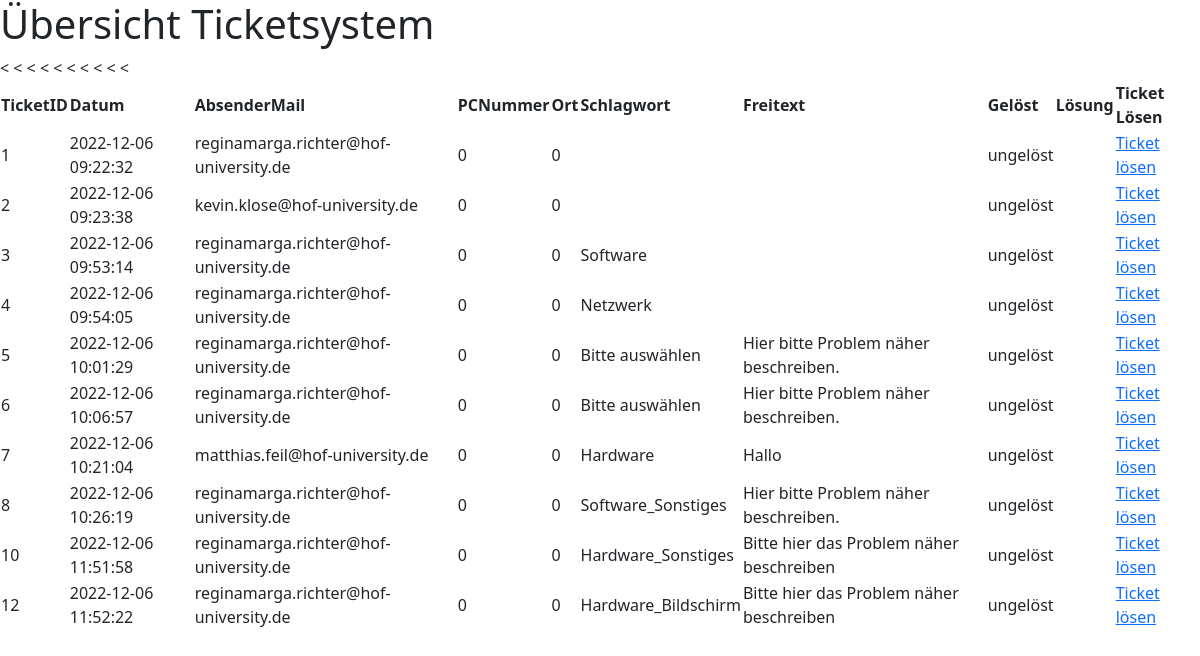
Page /ticketsystem.php on the committed database.
### tables this page shows
CREATE TABLE `ticketsystem` (
  `TicketID` int(11) NOT NULL,
  `Datum` datetime NOT NULL,
  `AbsenderMail` varchar(255) NOT NULL,
  `PCNummer` int(11) NOT NULL,
  `Ort` int(11) NOT NULL,
  `Schlagwort` varchar(30) NOT NULL,
  `Freitext` mediumtext NOT NULL,
  `Gelöst` tinyint(1) NOT NULL,
  `Lösung` text DEFAULT NULL
);

### ticketsystem.php (the view, shortened to what this page needs)
<!DOCTYPE html> <?php
 ?> <html lang="de">
 <head>
  <link href="https://cdn.jsdelivr.net/npm/bootstrap@5.2.2/dist/css/bootstrap.min.css" rel="stylesheet">
 </head>
 <body> <?php
           include('include/config.php');
           $sql = "select * from ticketsystem";
           if ($erg = $conn->query($sql)) {
              while ($datensatz = $erg->fetch_object()) {
                $daten[] = $datensatz;
            }
          }
      ?> <div data-role="main" class="ui-content">
   <h1>Übersicht Ticketsystem</h1>
   <table id="meineTabelle" data-role="table" class="ui-responsive" data-mode="columntoggle" data-column-btn-text="Spalten">
    <thead>
     <tr>
      <th data-priority="4">TicketID</th>
      <th data-priority="1">Datum</th>
      <th data-priority="2">AbsenderMail</th>
      <th data-priority="3">PCNummer</th>
      <th data-priority="3">Ort</th>
      <th data-priority="3">Schlagwort</th>
      <th data-priority="3">Freitext</th>
      <th data-priority="3">Gelöst</th>
      <th data-priority="3">Lösung</th>
      <th data-priority="3">Ticket Lösen</th>
     </tr>
    </thead>
    <tbody> <?php
    foreach ($daten as $inhalt) {
    ?> <tr>
      <td> <?php
                echo $inhalt->TicketID;
                ?> </td>
      <td> <?php
                echo $inhalt->Datum;
                ?> </td>
      <td> <?php
                echo $inhalt->AbsenderMail;
                ?> </td>
      <td> <?php
                echo $inhalt->PCNummer;
                ?> </td>
      <td> <?php
                echo $inhalt->Ort;
                ?> </td>
      <td> <?php
                echo $inhalt->Schlagwort;
                ?> </td>
      <td> <?php
                echo $inhalt->Freitext;
                ?> </td>
      <td> <?php
                $status=$inhalt->Gelöst;
                if($status==1) echo "gelöst";
                else echo "ungelöst";
                ?> </td>
      <td> <?php
                ?> </td>
      <td>
        <a href="ticket.php?TicketID=<?=$inhalt->TicketID?>">Ticket lösen</a>
      </td>
     </tr> <  <?php
       }
       ?>
         </tbody>
       </table>
 </body>
</html>

### rows in the picture
ticketsystem: TicketID "1", Datum "2022-12-06 09:22:32", AbsenderMail "reginamarga.richter@hof-university.de", PCNummer "0", Ort "0", Gelöst "ungelöst"
ticketsystem: TicketID "2", Datum "2022-12-06 09:23:38", AbsenderMail "kevin.klose@hof-university.de", PCNummer "0", Ort "0", Gelöst "ungelöst"
ticketsystem: TicketID "3", Datum "2022-12-06 09:53:14", AbsenderMail "reginamarga.richter@hof-university.de", PCNummer "0", Ort "0", Schlagwort "Software", Gelöst "ungelöst"
ticketsystem: TicketID "4", Datum "2022-12-06 09:54:05", AbsenderMail "reginamarga.richter@hof-university.de", PCNummer "0", Ort "0", Schlagwort "Netzwerk", Gelöst "ungelöst"
ticketsystem: TicketID "5", Datum "2022-12-06 10:01:29", AbsenderMail "reginamarga.richter@hof-university.de", PCNummer "0", Ort "0", Schlagwort "Bitte auswählen", Freitext "Hier bitte Problem näher beschreiben.", Gelöst "ungelöst"
ticketsystem: TicketID "6", Datum "2022-12-06 10:06:57", AbsenderMail "reginamarga.richter@hof-university.de", PCNummer "0", Ort "0", Schlagwort "Bitte auswählen", Freitext "Hier bitte Problem näher beschreiben.", Gelöst "ungelöst"
ticketsystem: TicketID "7", Datum "2022-12-06 10:21:04", AbsenderMail "matthias.feil@hof-university.de", PCNummer "0", Ort "0", Schlagwort "Hardware", Freitext "Hallo", Gelöst "ungelöst"
ticketsystem: TicketID "8", Datum "2022-12-06 10:26:19", AbsenderMail "reginamarga.richter@hof-university.de", PCNummer "0", Ort "0", Schlagwort "Software_Sonstiges", Freitext "Hier bitte Problem näher beschreiben.", Gelöst "ungelöst"
ticketsystem: TicketID "10", Datum "2022-12-06 11:51:58", AbsenderMail "reginamarga.richter@hof-university.de", PCNummer "0", Ort "0", Schlagwort "Hardware_Sonstiges", Freitext "Bitte hier das Problem näher beschreiben", Gelöst "ungelöst"
ticketsystem: TicketID "12", Datum "2022-12-06 11:52:22", AbsenderMail "reginamarga.richter@hof-university.de", PCNummer "0", Ort "0", Schlagwort "Hardware_Bildschirm", Freitext "Bitte hier das Problem näher beschreiben", Gelöst "ungelöst"
